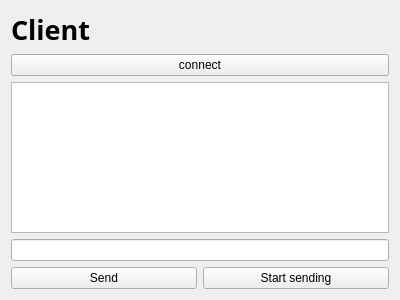
<?xml version="1.0" encoding="UTF-8"?>
<ui version="4.0">
 <class>MyClient</class>
 <widget class="QWidget" name="MyClient">
  <property name="geometry">
   <rect>
    <x>0</x>
    <y>0</y>
    <width>400</width>
    <height>300</height>
   </rect>
  </property>
  <property name="windowTitle">
   <string>MyClient</string>
  </property>
  <layout class="QVBoxLayout" name="verticalLayout">
   <item>
    <widget class="QLabel" name="label">
     <property name="font">
      <font>
       <family>Impact</family>
       <pointsize>20</pointsize>
       <weight>75</weight>
       <bold>true</bold>
      </font>
     </property>
     <property name="text">
      <string>Client</string>
     </property>
    </widget>
   </item>
   <item>
    <widget class="QPushButton" name="connectButton">
     <property name="text">
      <string>connect</string>
     </property>
    </widget>
   </item>
   <item>
    <widget class="QTextEdit" name="textEdit"/>
   </item>
   <item>
    <widget class="QLineEdit" name="lineEdit"/>
   </item>
   <item>
    <layout class="QHBoxLayout" name="horizontalLayout">
     <item>
      <widget class="QPushButton" name="pushButton">
       <property name="text">
        <string>Send</string>
       </property>
      </widget>
     </item>
     <item>
      <widget class="QPushButton" name="endlessbtn">
       <property name="text">
        <string>Start sending</string>
       </property>
      </widget>
     </item>
    </layout>
   </item>
  </layout>
 </widget>
 <layoutdefault spacing="6" margin="11"/>
 <resources/>
 <connections/>
</ui>
